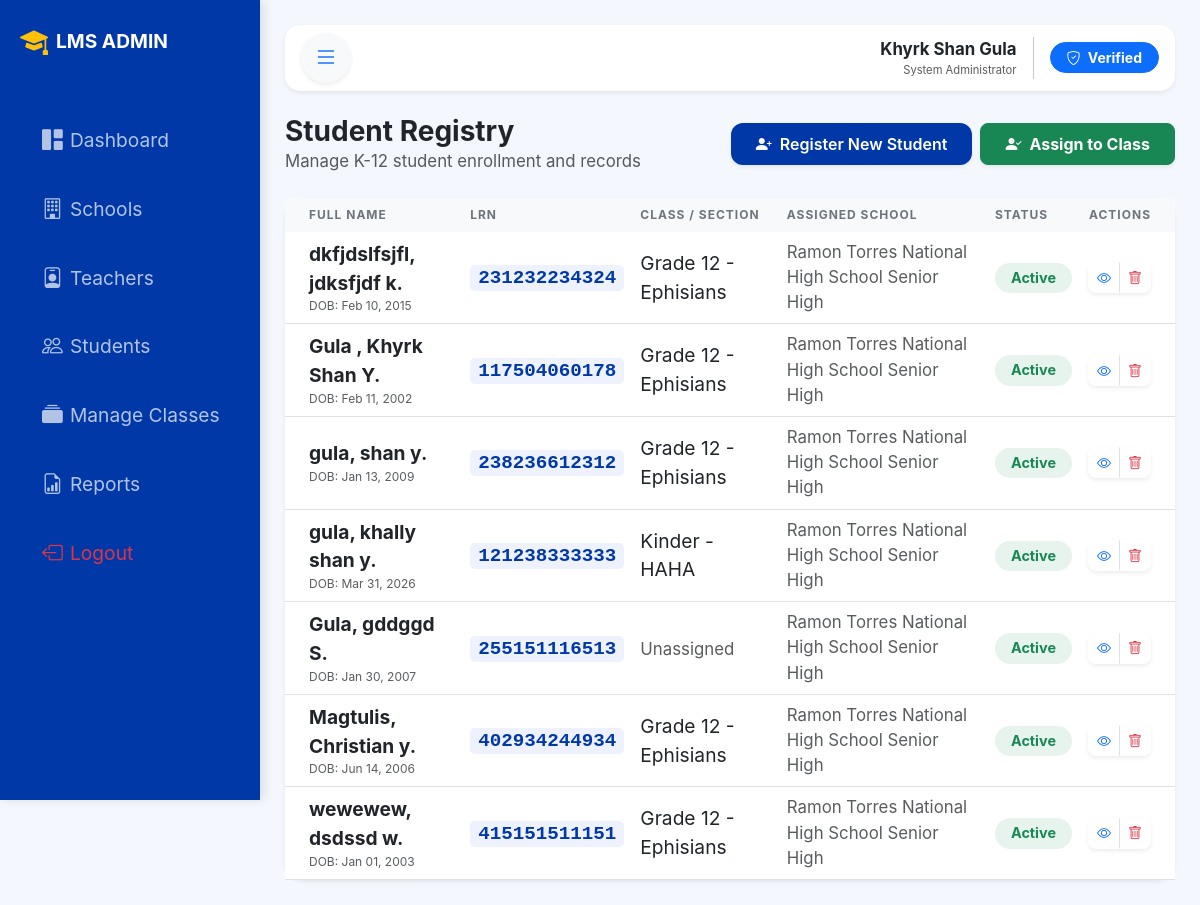
The page /admin/manage_students.php (signed in) on the database its author committed.
### tables this page shows
CREATE TABLE `students` (
  `student_id` int(11) NOT NULL,
  `class_id` int(11) DEFAULT NULL,
  `school_id` int(11) NOT NULL,
  `lrn` varchar(12) NOT NULL,
  `first_name` varchar(50) NOT NULL,
  `last_name` varchar(50) NOT NULL,
  `middle_name` varchar(50) DEFAULT NULL,
  `gender` enum('Male','Female') NOT NULL,
  `birthdate` date NOT NULL,
  `status` enum('Active','Transferred','Dropped') DEFAULT 'Active',
  `created_at` timestamp NOT NULL DEFAULT current_timestamp()
);

CREATE TABLE `classes` (
  `class_id` int(11) NOT NULL,
  `school_id` int(11) NOT NULL,
  `teacher_id` int(11) DEFAULT NULL,
  `class_name` varchar(50) NOT NULL,
  `section_name` varchar(100) NOT NULL,
  `grade_level` int(11) NOT NULL,
  `school_year` varchar(15) NOT NULL
);

CREATE TABLE `schools` (
  `school_id` int(11) NOT NULL,
  `school_id_code` varchar(20) NOT NULL,
  `school_name` varchar(100) NOT NULL,
  `school_type` enum('Public','Private') DEFAULT 'Public',
  `school_address` text DEFAULT NULL,
  `created_at` timestamp NOT NULL DEFAULT current_timestamp()
);

### admin/manage_students.php (the view, shortened to what this page needs)
<?php
include '../db_connection.php';
?>
<!DOCTYPE html>
<html lang="en">
<head>
    <link href="https://cdn.jsdelivr.net/npm/bootstrap@5.3.0/dist/css/bootstrap.min.css" rel="stylesheet">
    <link rel="stylesheet" href="https://cdn.jsdelivr.net/npm/bootstrap-icons@1.11.0/font/bootstrap-icons.css">
    <link rel="stylesheet" href="style.css">
</head>
<body>
    <?php include 'sidebar.php'; ?>
    <div id="main-wrapper">
        <nav class="navbar navbar-expand bg-white shadow-sm mb-4 px-3">
            <button class="btn btn-light rounded-circle shadow-sm" id="toggle-btn">
                <i class="bi bi-list fs-4 text-primary"></i>
            </button>
            <div class="ms-auto d-flex align-items-center">
                <div class="text-end me-3 d-none d-md-block">
                    <p class="mb-0 small fw-bold"><?php echo $_SESSION['full_name']; ?></p>
                    <p class="mb-0 text-muted" style="font-size: 0.7rem;">System Administrator</p>
                </div>
                <button class="btn btn-primary rounded-pill px-3 btn-sm fw-bold">
                    <i class="bi bi-shield-check me-1"></i> Verified
                </button>
            </div>
        </nav>
        <div class="d-flex justify-content-between align-items-center mb-4">
            <div>
                <h3 class="fw-bold mb-0 text-dark">Student Registry</h3>
                <p class="text-muted small mb-0">Manage K-12 student enrollment and records</p>
            </div>
            <div class="d-flex gap-2">
                <button class="btn btn-add px-4 py-2 shadow-sm" data-bs-toggle="modal" data-bs-target="#addStudentModal">
                    <i class="bi bi-person-plus-fill me-2"></i>Register New Student
                </button>
                <button class="btn btn-success px-4 py-2 shadow-sm rounded-3 fw-bold" data-bs-toggle="modal" data-bs-target="#enrollModal">
                    <i class="bi bi-person-check-fill me-2"></i>Assign to Class
                </button>
            </div>
        </div>
        <div class="card student-card shadow-sm border-0">
            <div class="card-body p-0">
                <div class="table-responsive">
<table class="table table-hover align-middle mb-0">
                        <thead>
                            <tr>
                                <th class="ps-4">Full Name</th>
                                <th>LRN</th>
                                <th>Class / Section</th>
                                <th>Assigned School</th>
                                <th>Status</th>
                                <th class="text-end pe-4">Actions</th>
                            </tr>
                        </thead>
                        <tbody>
                            <?php
                            $sql = "SELECT st.*, s.school_name, c.grade_level, c.section_name
                                    FROM students st
                                    LEFT JOIN schools s ON st.school_id = s.school_id
                                    LEFT JOIN classes c ON st.class_id = c.class_id
                                    ORDER BY st.last_name ASC";
                            $result = mysqli_query($conn, $sql);
                            while($row = mysqli_fetch_assoc($result)) {
                                $full_name = $row['last_name'] . ", " . $row['first_name'] . " " . substr($row['middle_name'], 0, 1) . ".";
                                $grade = "Unassigned";
                                if(isset($row['grade_level'])){
                                    $grade = ($row['grade_level'] == 0) ? "Kinder" : "Grade " . $row['grade_level'];
                                    $grade .= " - " . $row['section_name'];
                                }
                                ?>
                                <tr>
                                    <td class='ps-4'>
                                        <div class='fw-bold text-dark'><?php echo $full_name; ?></div>
                                        <div class='text-muted extra-small' style="font-size: 0.75rem;">DOB: <?php echo date('M d, Y', strtotime($row['birthdate'])); ?></div>
                                    </td>
                                    <td><span class="lrn-code"><?php echo $row['lrn']; ?></span></td>
                                    <td>
                                        <span class="<?php echo ($row['class_id']) ? 'class-badge' : 'text-muted italic small'; ?>">
                                            <?php echo $grade; ?>
                                        </span>
                                    </td>
                                    <td class='text-muted small'><?php echo $row['school_name'] ?? 'Not Assigned'; ?></td>
                                    <td>
                                        <span class='badge <?php echo ($row['status'] == 'Active') ? 'bg-success' : 'bg-warning'; ?> bg-opacity-10 text-<?php echo ($row['status'] == 'Active') ? 'success' : 'warning'; ?> px-3 py-2 rounded-pill'>
                                            <?php echo $row['status']; ?>
                                        </span>
                                    </td>
                                    <td class='text-end pe-4'>
                                        <div class='btn-group shadow-sm rounded-3'>
                                            <button class='btn btn-white btn-sm border-end text-primary'><i class='bi bi-eye'></i></button>
                                            <a href='manage_students.php?delete=<?php echo $row['student_id']; ?>'
                                               onclick="return confirm('Archive student record?')"
                                               class='btn btn-white btn-sm text-danger'><i class='bi bi-trash'></i></a>
                                        </div>
                                    </td>
                                </tr>
                            <?php } ?>
                        </tbody>
                    </table>
                </div>
            </div>
        </div>
    </div>
</body>
</html>

### admin/style.css (style rules this page uses)
:root { --bg-dark: #0038a8; --accent: #ffffff; --text-gray: #94a3b8; --sidebar-width: 260px; --sidebar-collapsed-width: 80px; }
#main-wrapper { margin-left: var(--sidebar-width); transition: all 0.3s ease; padding: 25px; background-color: #f4f7fe; min-height: 100vh; }

### admin/manage_students.php (style rules this page uses)
:root { --deped-blue: #0038a8; --sidebar-width: 260px; --sidebar-collapsed-width: 80px; }
body { background-color: #f4f7fe; font-family: 'Inter', sans-serif; overflow-x: hidden; font-size: larger; }
#main-wrapper { margin-left: var(--sidebar-width); padding: 25px; transition: all 0.3s ease; min-height: 100vh; }
.navbar { border-radius: 15px; }
.student-card { border: none; border-radius: 20px; }
.btn-add { background-color: var(--deped-blue); color: white; border-radius: 12px; font-weight: 600; transition: 0.3s; }
.table thead th { background-color: #f8f9fa; color: #6c757d; font-size: 0.75rem; text-transform: uppercase; border: none; letter-spacing: 1px; }
.lrn-code { font-family: 'Courier New', Courier, monospace; font-weight: bold; color: #0038a8; background: #eef2ff; padding: 2px 8px; border-radius: 5px; }

### rows shown on the page
students: full_name "dkfjdslfsjfl, jdksfjdf k.", birthdate "Feb 10, 2015", lrn "231232234324", class.section_name "Grade 12 - Ephisians", school.school_name "Ramon Torres National High School Senior High", status "Active"
students: full_name "Gula , Khyrk Shan Y.", birthdate "Feb 11, 2002", lrn "117504060178", class.section_name "Grade 12 - Ephisians", school.school_name "Ramon Torres National High School Senior High", status "Active"
students: full_name "gula, shan y.", birthdate "Jan 13, 2009", lrn "238236612312", class.section_name "Grade 12 - Ephisians", school.school_name "Ramon Torres National High School Senior High", status "Active"
students: full_name "gula, khally shan y.", birthdate "Mar 31, 2026", lrn "121238333333", class.section_name "Kinder - HAHA", school.school_name "Ramon Torres National High School Senior High", status "Active"
students: full_name "Gula, gddggd S.", birthdate "Jan 30, 2007", lrn "255151116513", grade "Unassigned", school.school_name "Ramon Torres National High School Senior High", status "Active"
students: full_name "Magtulis, Christian y.", birthdate "Jun 14, 2006", lrn "402934244934", class.section_name "Grade 12 - Ephisians", school.school_name "Ramon Torres National High School Senior High", status "Active"
students: full_name "wewewew, dsdssd w.", birthdate "Jan 01, 2003", lrn "415151511151", class.section_name "Grade 12 - Ephisians", school.school_name "Ramon Torres National High School Senior High", status "Active"

### other values the page prints
$_SESSION['full_name'] "Khyrk Shan Gula"
